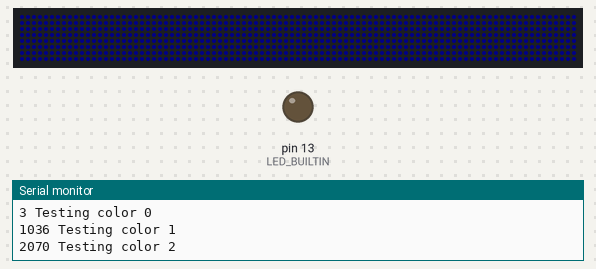
A sketch run on a simulated Arduino Mega 2560, built with avr-gcc and run on an emulated ATmega2560. Parts: 93×8 RGB LED matrix (first LED top left, wired row by row), output pins drawn as LEDs (lit = HIGH), the last lines printed to the serial monitor. Dashed ring = blinking. Dim RGB values are drawn brighter than linear; random numbers use the default seed unless the sketch sets one.

Above: at 2.2 s.
At 3.3 s:
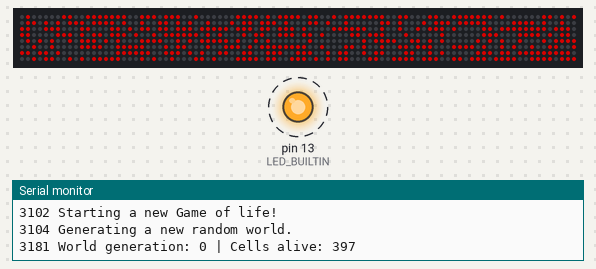
At 26.5 s:
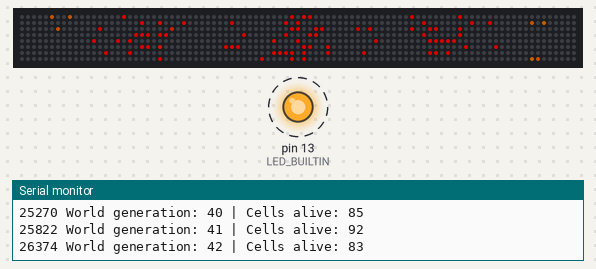
At 38.6 s:
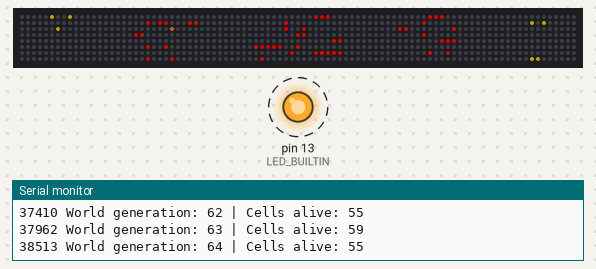
Timing chart, 0 to 40.0 s (numbered marks = the images above):
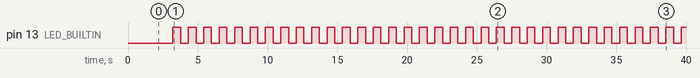

Measured:
- by itself, pin 13 (LED_BUILTIN): alternates HIGH for 0.55 s and LOW for 0.55 s
- what the display in image 0 shows lasts 1.1 s, from 2.1 s to 3.2 s
- what the display in image 1 shows lasts 0.6 s, from 3.2 s to 3.8 s

The sketch:

GOL.ino
```cpp
// (licence header left out)
#include <FastLED.h>

#define SERIAL_SPEED 115200

////////////////////////////
// G A M E   O F  L I F E //
////////////////////////////

#define WORLD_WIDTH   93
#define WORLD_HEIGHT  8

// Holds the current world. Note that ( 0, 0 ) is at the top left of the corner
// and x represents the horizontal and y the vertical axis.
int world[ WORLD_WIDTH ][ WORLD_HEIGHT ];

boolean triggerReset = false; // Set true to exit the loop.
int generation = 0;           // Current generation.
int cellsAlive = 0;           // Cells alive in the world.
int genDiff = 0;              // Difference from current to previous generation (amount of cells alive).
int prevGenDiff = 0;          // Difference from the previous generation to its ancestor (amount of cells alive).
int identicalGenCounter = 0;  // Counter of identical generation (amout of cells alive).

#define GENERATION_LIMIT 1000           // Reset the world after ... generations
#define IDENTICAL_GENERATION_LIMIT 10   // Reset the world after ... generations with the same amount of cells alive
#define GENERATION_DELAY 500            // Sleep ... milliseconds between each generation.
#define CELL_AGING true                 // Change the cell color based on their age.
#define SERIAL_MONITOR false            // Show a previw of the LED matrix on the serial console.

CRGB aliveColor = 0xFFFFFF; // Color for alive sells if no cell aging is set.
CRGB deadColor = 0x000000;  // Color for dead cells (black).

//////////////////
// LED Settings //
//////////////////

#define LED_PIN     51      // MOSI pin on Arduino Mega is 51
#define COLOR_ORDER GRB     // Specific to the SK6812 chip.
#define CHIPSET     SK6812

#define SELFTEST_TIME       1000  // How long should one color be tested (milliseconds)
#define SELFTEST_BRIGHTNESS 8     // Brightness for the selftest. Set this to a low value to prevent power issues.
#define PERFORM_SELFTEST    true  // Should we perform a selftest of all LEDs at boot?
#define GAME_BRIGHTNESS     128    // Normal game brightness.

CRGB selfTestColors[] = { CRGB::Red, CRGB::Green, CRGB::Blue }; // Colors to be tested.

#define NUM_LEDS ( WORLD_WIDTH * WORLD_HEIGHT )
CRGB leds_plus_safety_pixel[ NUM_LEDS + 1 ];
CRGB* const leds( leds_plus_safety_pixel + 1 );

// Param for different pixel layouts
const bool kMatrixSerpentineLayout = false; // See documentation at the end of the code.

//////////////////////////

void loop() {
  playGOL();
}

void setup() {

  Serial.begin( SERIAL_SPEED );
  Serial.print( millis() );
  Serial.println( " Hello World!" );
  FastLED.addLeds<CHIPSET, LED_PIN, COLOR_ORDER>( leds, NUM_LEDS ).setCorrection( TypicalSMD5050 );
  FastLED.setBrightness( GAME_BRIGHTNESS );
  pinMode( LED_BUILTIN, OUTPUT );

  #if PERFORM_SELFTEST
    selfTest();
  #endif

  Serial.print( millis() );
  Serial.print( " Grid width (" );
  Serial.print( WORLD_WIDTH );
  Serial.print( ") and height (" );
  Serial.print( WORLD_HEIGHT );
  Serial.println( ")." );

  // Get seed for PRNG
  randomSeed( analogRead( 0 ) );

} // End of setup()

int count_neighbours( int x, int y ) {

  int count = 0;
  boolean wrapX = true;
  boolean wrapY = true;

  int x_l = x - 1;
  int x_r = x + 1;
  int y_t = y - 1;
  int y_b = y + 1;


  if ( wrapX ) {
    if      ( x == 0 )                 x_l = WORLD_WIDTH - 1;
    else if ( x >= WORLD_WIDTH - 1 )   x_r = 0;
  }
  if ( wrapY ) {
    if      ( y == 0 )                 y_t = WORLD_HEIGHT - 1;
    else if ( y >= WORLD_HEIGHT - 1 )  y_b = 0;
  }

  count += world[ x_l ][ y_t ] > 0; // above left
  count += world[  x  ][ y_t ] > 0; // above
  count += world[ x_r ][ y_t ] > 0; // above right

  count += world[ x_l ][  y  ] > 0; // left
  count += world[ x_r ][  y  ] > 0; // right

  count += world[ x_l ][ y_b ] > 0; // bottom left
  count += world[  x  ][ y_b ] > 0; // bottom
  count += world[ x_r ][ y_b ] > 0; // bottom right

  return count;

} // End of count_neighbours()

int newGeneration() {

  // Computes a new generation for a given world.
  // The int of each cell reprents the number of generations the cell is alive.
  // Use this number to change the cell (e.g. color) depending on it's age.

  // Crate a new world for the next generation.
  int newWorld[ WORLD_WIDTH ][ WORLD_HEIGHT ];

  // Increase the generation counter.
  generation++;

  // Toogle LED with each generation.
  digitalWrite(LED_BUILTIN, generation % 2);

  // Check the neighbours for each cell.
  // THE GAME MAGIC HAPPENS HERE!
  for ( int y = 0; y < WORLD_HEIGHT; y++ ) {   // Top to bottom
    for ( int x = 0; x < WORLD_WIDTH; x++ ) {  // Left to right
      int neighbours = count_neighbours( x, y );
      if ( world[ x ][ y ] > 0 ) { // Cell is alive. Lives it it has 2 or 3 living neighbours.
        if ( ( neighbours == 2 ) || ( neighbours == 3 ) ) newWorld[ x ][ y ] = world[ x ][ y ] + 1;
        else newWorld[ x ][ y ] = 0; // Cell bas too many (> 3) or too few (< 2) neighbours and dies.
      } else { // Cell is dead. Needs 3 neighbours to spawn.
        if ( neighbours == 3 ) newWorld[ x ][ y ] = world[ x ][ y ] + 1;
        else newWorld[ x ][ y ] = 0; // Cell dies or remains dead.
      }
    }
  }

  // Apply new world to the current world
  prevGenDiff = genDiff;
  genDiff = 0; // How many changes in this generation.
  cellsAlive = 0;
  for ( int y = 0; y < WORLD_HEIGHT; y++ ) {
    for ( int x = 0; x < WORLD_WIDTH; x++ ) {
      if( world[ x ][ y ] == newWorld[ x ][ y ] ) genDiff++;
      else world[ x ][ y ] = newWorld[ x ][ y ];
      cellsAlive += world[ x ][ y ] > 0;
    }
  }
  checkReset(); // Check if reset conditions are met.
} // End of newGeneration()

void checkReset() {
  // Chekc the world for reset condition. If they are met, set triggerReset to true
  // and return nothing.

   // Check if the world is not changing any more.
  if ( genDiff == prevGenDiff ) identicalGenCounter++;
  else identicalGenCounter = 0;
  if ( identicalGenCounter > IDENTICAL_GENERATION_LIMIT ) {
    triggerReset = true;
    Serial.print( millis() );
    Serial.print( " World did not change since " );
    Serial.print( identicalGenCounter );
    Serial.println( " generations. Resetting world!" );
    return;
  }

  // Check if the world is empty
  if ( cellsAlive == 0 ) {
    triggerReset = true;
    Serial.print( millis() );
    Serial.println( " No more cells alive. Resetting world!" );
    return;
  }


  // Check if the generation limit ist met (hard reset).
  if ( generation > GENERATION_LIMIT ) {
    triggerReset = true;
    Serial.print( millis() );
    Serial.println( " Generation limit reached. Resetting world!" );
    return;
  }
} // End of checkReset()

void showSerialWorld() {

  for ( int y = 0; y < WORLD_HEIGHT; y++ ) {
    for ( int x = 0; x < WORLD_WIDTH; x++ ) {
      if ( world[ x ][ y ] > 0 ) Serial.print( "x" );
      else Serial.print( "." );
    }
    Serial.println();
  }

} // End of showSerialWorld()

void showLEDWorld() {

  FastLED.clear();
  for ( int x = 0; x < WORLD_WIDTH; x++ ) {
    for ( int y = 0; y < WORLD_HEIGHT; y++ ) {
      #if CELL_AGING // Change color based on age.
        if ( world[ x ][ y ] > 0 ) leds[ XYsafe( x, y ) ].setHue( min( world[ x ][ y ], 255 ) );
        else leds[ XYsafe( x, y ) ] = deadColor;
      #else // Static color for living cells.
        if ( world[ x ][ y ] > 0 ) leds[ XYsafe( x, y ) ] = aliveColor;
        else leds[ XYsafe( x, y ) ] = deadColor;
      #endif
    }
  }
  FastLED.show();

} // End of showLEDWorld()

void showWorld(){

  Serial.print( millis() );
  Serial.print( " World generation: " );
  Serial.print( generation );
  Serial.print( " | Cells alive: " );
  Serial.println( cellsAlive );

  #if SERIAL_MONITOR
    showSerialWorld();
  #endif

  showLEDWorld();

} // End of showWorld()

void randomWorld() {

  Serial.print( millis() );
  Serial.println( " Generating a new random world." );
  for ( int y = 0; y < WORLD_HEIGHT; y++ ) {
    for ( int x = 0; x < WORLD_WIDTH; x++ ) {
      int state = random( 0, 2 );
      world[ x ][ y ] = state;
      cellsAlive += state;
    }
  }

} // End of randomWorld()

void resetWorld() {

  generation = 0;
  cellsAlive = 0;
  genDiff = 0;
  prevGenDiff = 0;
  identicalGenCounter = 0;
  randomWorld();

}

void playGOL() {

  Serial.print( millis() );
  Serial.println( " Starting a new Game of life!" );
  resetWorld();
  while ( !triggerReset ) {   // Game loop.
    showWorld();              // Show current world on the LEDs
    newGeneration();          // Compute new world.
    delay( GENERATION_DELAY );
  }
  triggerReset = false;

} // End of playGOL()

void selfTest() {

  Serial.print( millis() );
  Serial.println( " Performing selftest" );
  FastLED.clear();
  FastLED.setBrightness( SELFTEST_BRIGHTNESS );
  for ( byte c = 0; c < (sizeof( selfTestColors ) / sizeof( selfTestColors[ 0 ] ) ); c++ ) { // Go through a set of colors
    for ( int x = 0; x < WORLD_WIDTH; x++ ) {    // Go from left to right
      for ( int y = 0; y < WORLD_HEIGHT; y++ ) { // Go from top to bottom
        leds[ XYsafe( x, y ) ]  = selfTestColors[ c ];
      }
    }
    Serial.print( millis() );
    Serial.print( " Testing color " );
    Serial.println( c );
    FastLED.show();
    delay( SELFTEST_TIME );
  }
  FastLED.clear();
  FastLED.setBrightness( GAME_BRIGHTNESS );
  Serial.print( millis() );
  Serial.println( " Selftest complete!" );

} // End of selfTest()

// Helper functions for an two-dimensional XY matrix of pixels.
// Simple 2-D demo code is included as well.
//
//     XY(x,y) takes x and y coordinates and returns an LED index number,
//             for use like this:  leds[ XY(x,y) ] == CRGB::Red;
//             No error checking is performed on the ranges of x and y.
//
//     XYsafe(x,y) takes x and y coordinates and returns an LED index number,
//             for use like this:  leds[ XY(x,y) ] == CRGB::Red;
//             Error checking IS performed on the ranges of x and y, and an
//             index of "-1" is returned.  Special instructions below
//             explain how to use this without having to do your own error
//             checking every time you use this function.
//             This is a slightly more advanced technique, and
//             it REQUIRES SPECIAL ADDITIONAL setup, described below.
//
// Set 'kMatrixSerpentineLayout' to false if your pixels are
// laid out all running the same way, like this:
//
//     0 >  1 >  2 >  3 >  4
//                         |
//     .----<----<----<----'
//     |
//     5 >  6 >  7 >  8 >  9
//                         |
//     .----<----<----<----'
//     |
//    10 > 11 > 12 > 13 > 14
//                         |
//     .----<----<----<----'
//     |
//    15 > 16 > 17 > 18 > 19
//
// Set 'kMatrixSerpentineLayout' to true if your pixels are
// laid out back-and-forth, like this:
//
//     0 >  1 >  2 >  3 >  4
//                         |
//                         |
//     9 <  8 <  7 <  6 <  5
//     |
//     |
//    10 > 11 > 12 > 13 > 14
//                        |
//                        |
//    19 < 18 < 17 < 16 < 15
//
// Bonus vocabulary word: anything that goes one way
// in one row, and then backwards in the next row, and so on
// is call "boustrophedon", meaning "as the ox plows."


// This function will return the right 'led index number' for
// a given set of X and Y coordinates on your matrix.
// IT DOES NOT CHECK THE COORDINATE BOUNDARIES.
// That's up to you.  Don't pass it bogus values.
//
// Use the "XY" function like this:
//
//    for( uint8_t x = 0; x < WORLD_WIDTH; x++) {
//      for( uint8_t y = 0; y < WORLD_HEIGHT; y++) {
//
//        // Here's the x, y to 'led index' in action:
//        leds[ XY( x, y) ] = CHSV( random8(), 255, 255);
//
//      }
//    }
//
//

uint16_t XY( uint8_t x, uint8_t y ) {

  uint16_t i;
  if( kMatrixSerpentineLayout == false ) i = ( y * WORLD_WIDTH ) + x;

  if( kMatrixSerpentineLayout == true ) {
    if( y & 0x01 ) { // Odd rows run backwards
      uint8_t reverseX = ( WORLD_WIDTH - 1 ) - x;
      i = ( y * WORLD_WIDTH ) + reverseX;
    } else { // Even rows run forwards
      i = ( y * WORLD_WIDTH ) + x;
    }
  }
  return i;
}

uint16_t XYsafe( uint8_t x, uint8_t y ) {
  if( x >= WORLD_WIDTH ) return -1;
  if( y >= WORLD_HEIGHT ) return -1;
  return XY( x, y );
}


// Once you've gotten the basics working (AND NOT UNTIL THEN!)
// here's a helpful technique that can be tricky to set up, but
// then helps you avoid the needs for sprinkling array-bound-checking
// throughout your code.
//
// It requires a careful attention to get it set up correctly, but
// can potentially make your code smaller and faster.
//
// Suppose you have an 8 x 5 matrix of 40 LEDs.  Normally, you'd
// delcare your leds array like this:
//    CRGB leds[40];
// But instead of that, declare an LED buffer with one extra pixel in
// it, "leds_plus_safety_pixel".  Then declare "leds" as a pointer to
// that array, but starting with the 2nd element (id=1) of that array:
//    CRGB leds_with_safety_pixel[41];
//    CRGB* const leds( leds_plus_safety_pixel + 1);
// Then you use the "leds" array as you normally would.
// Now "leds[0..N]" are aliases for "leds_plus_safety_pixel[1..(N+1)]",
// AND leds[-1] is now a legitimate and safe alias for leds_plus_safety_pixel[0].
// leds_plus_safety_pixel[0] aka leds[-1] is now your "safety pixel".
//
// Now instead of using the XY function above, use the one below, "XYsafe".
//
// If the X and Y values are 'in bounds', this function will return an index
// into the visible led array, same as "XY" does.
// HOWEVER -- and this is the trick -- if the X or Y values
// are out of bounds, this function will return an index of -1.
// And since leds[-1] is actually just an alias for leds_plus_safety_pixel[0],
// it's a totally safe and legal place to access.  And since the 'safety pixel'
// falls 'outside' the visible part of the LED array, anything you write
// there is hidden from view automatically.
// Thus, this line of code is totally safe, regardless of the actual size of
// your matrix:
//    leds[ XYsafe( random8(), random8() ) ] = CHSV( random8(), 255, 255);
//
// The only catch here is that while this makes it safe to read from and
// write to 'any pixel', there's really only ONE 'safety pixel'.  No matter
// what out-of-bounds coordinates you write to, you'll really be writing to
// that one safety pixel.  And if you try to READ from the safety pixel,
// you'll read whatever was written there last, reglardless of what coordinates
// were supplied.
```
